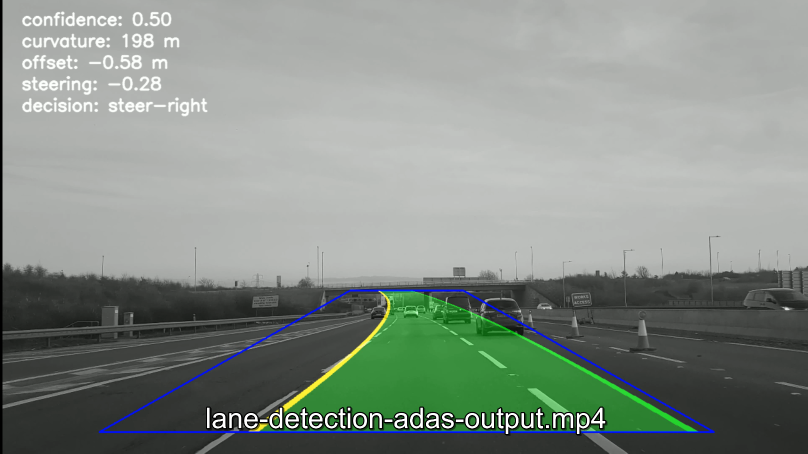
#> input picture adas.png, 1616 x 907 px, given in place of lane-detection-input.mp4, which was not available (shown at 1/2 size)
$ python lane_detection_adas.py   (older library calls are emulated)
#> lines starting #> are read from the running program, lines starting #| are printed output that depends on the picture; after the words box and inside, x2 and y2 are one past the last pixel; in counts of white or black regions, pixels touching at a corner belong together; pictures that were not available may be replaced by others from this repository, and a replacement may not be noted

from __future__ import annotations

import cv2
import numpy as np
from dataclasses import dataclass
from typing import Optional, Tuple


@dataclass
class FitResult:
    left_fit: Optional[np.ndarray]
    right_fit: Optional[np.ndarray]
    left_pixels: int
    right_pixels: int
    used_sliding_windows: bool


class ADASLaneDetector:
    def __init__(
        self,
        process_width: int = 1280,
        smoothing: float = 0.2,
        expected_lane_width_m: float = 3.7,
    ) -> None:
        self.process_width = process_width
        self.smoothing = smoothing
        self.expected_lane_width_m = expected_lane_width_m

        self.left_fit: Optional[np.ndarray] = None
        self.right_fit: Optional[np.ndarray] = None
        self.prev_left_fit: Optional[np.ndarray] = None
        self.prev_right_fit: Optional[np.ndarray] = None

        self.last_confidence: float = 0.0
        self.last_lane_width_px: Optional[float] = None
        self.last_offset_m: float = 0.0
        self.last_steering: float = 0.0

        self.ym_per_pix = 30.0 / 720.0

    def resize_frame(self, frame: np.ndarray) -> Tuple[np.ndarray, float]:
        height, width = frame.shape[:2]
        scale = self.process_width / float(width)
        resized = cv2.resize(
            frame,
            (self.process_width, int(height * scale)),
            interpolation=cv2.INTER_LINEAR,
        )
        return resized, scale

    def threshold_lane_pixels(self, frame: np.ndarray) -> np.ndarray:
        hls = cv2.cvtColor(frame, cv2.COLOR_BGR2HLS)
        lab = cv2.cvtColor(frame, cv2.COLOR_BGR2Lab)
        gray = cv2.cvtColor(frame, cv2.COLOR_BGR2GRAY)

        l_channel = hls[:, :, 1]
        s_channel = hls[:, :, 2]
        b_channel = lab[:, :, 2]

        clahe = cv2.createCLAHE(clipLimit=2.0, tileGridSize=(8, 8))
        gray = clahe.apply(gray)
        l_channel = clahe.apply(l_channel)

        white_mask = cv2.inRange(l_channel, 180, 255)
        yellow_mask = cv2.inRange(b_channel, 155, 255)
        saturation_mask = cv2.inRange(s_channel, 60, 255)

        sobel_x = cv2.Sobel(gray, cv2.CV_64F, 1, 0, ksize=3)
        abs_sobel_x = np.absolute(sobel_x)
        if abs_sobel_x.max() > 0:
            scaled = np.uint8(255 * abs_sobel_x / abs_sobel_x.max())
        else:
            scaled = np.zeros_like(gray)

        gradient_mask = cv2.inRange(scaled, 25, 255)

        combined = np.zeros_like(gray)
        combined[
            (white_mask > 0)
            | ((yellow_mask > 0) & (saturation_mask > 0))
            | (gradient_mask > 0)
        ] = 255

        kernel = np.ones((5, 5), np.uint8)
        combined = cv2.morphologyEx(combined, cv2.MORPH_CLOSE, kernel, iterations=1)
        combined = cv2.morphologyEx(combined, cv2.MORPH_OPEN, kernel, iterations=1)
        return combined

    def get_roi_and_warp(
        self,
        width: int,
        height: int,
    ) -> Tuple[np.ndarray, np.ndarray, np.ndarray]:
        src = np.float32(
            [
                [width * 0.43, height * 0.64],
                [width * 0.57, height * 0.64],
                [width * 0.88, height * 0.95],
                [width * 0.12, height * 0.95],
            ]
        )

        dst = np.float32(
            [
                [width * 0.30, 0],
                [width * 0.70, 0],
                [width * 0.70, height],
                [width * 0.30, height],
            ]
        )

        matrix = cv2.getPerspectiveTransform(src, dst)
        inverse = cv2.getPerspectiveTransform(dst, src)
        return src, matrix, inverse

    def apply_roi(self, binary: np.ndarray, polygon: np.ndarray) -> np.ndarray:
        mask = np.zeros_like(binary)
        cv2.fillPoly(mask, [polygon.astype(np.int32)], 255)
        return cv2.bitwise_and(binary, mask)

    def warp_binary(
        self,
        binary: np.ndarray,
        matrix: np.ndarray,
        size: Tuple[int, int],
    ) -> np.ndarray:
        return cv2.warpPerspective(binary, matrix, size, flags=cv2.INTER_LINEAR)

    def fit_polynomial_sliding_windows(self, binary_warped: np.ndarray) -> FitResult:
        height, width = binary_warped.shape
        histogram = np.sum(binary_warped[height // 2 :, :], axis=0)
        midpoint = width // 2

        leftx_base = int(np.argmax(histogram[:midpoint]))
        rightx_base = int(np.argmax(histogram[midpoint:]) + midpoint)

        nwindows = 9
        margin = int(width * 0.08)
        minpix = 50
        window_height = height // nwindows

        nonzero = binary_warped.nonzero()
        nonzeroy = np.array(nonzero[0])
        nonzerox = np.array(nonzero[1])

        leftx_current = leftx_base
        rightx_current = rightx_base
        left_lane_inds = []
        right_lane_inds = []

        for window in range(nwindows):
            win_y_low = height - (window + 1) * window_height
            win_y_high = height - window * window_height

            win_xleft_low = leftx_current - margin
            win_xleft_high = leftx_current + margin
            win_xright_low = rightx_current - margin
            win_xright_high = rightx_current + margin

            good_left_inds = (
                (nonzeroy >= win_y_low)
                & (nonzeroy < win_y_high)
                & (nonzerox >= win_xleft_low)
                & (nonzerox < win_xleft_high)
            ).nonzero()[0]

            good_right_inds = (
                (nonzeroy >= win_y_low)
                & (nonzeroy < win_y_high)
                & (nonzerox >= win_xright_low)
                & (nonzerox < win_xright_high)
            ).nonzero()[0]

            left_lane_inds.append(good_left_inds)
            right_lane_inds.append(good_right_inds)

            if len(good_left_inds) > minpix:
                leftx_current = int(np.mean(nonzerox[good_left_inds]))
            if len(good_right_inds) > minpix:
                rightx_current = int(np.mean(nonzerox[good_right_inds]))

        left_lane_inds = (
            np.concatenate(left_lane_inds)
            if left_lane_inds
            else np.array([], dtype=np.int64)
        )
        right_lane_inds = (
            np.concatenate(right_lane_inds)
            if right_lane_inds
            else np.array([], dtype=np.int64)
        )

        leftx = nonzerox[left_lane_inds]
        lefty = nonzeroy[left_lane_inds]
        rightx = nonzerox[right_lane_inds]
        righty = nonzeroy[right_lane_inds]

        left_fit = np.polyfit(lefty, leftx, 2) if len(leftx) > 400 else None
        right_fit = np.polyfit(righty, rightx, 2) if len(rightx) > 400 else None

        return FitResult(left_fit, right_fit, len(leftx), len(rightx), True)

    # [79 lines left out: functions fit_polynomial_search_around, estimate_lane_width_px, not called in this run]

    def repair_missing_lane(
        self,
        left_fit: Optional[np.ndarray],
        right_fit: Optional[np.ndarray],
    ) -> Tuple[Optional[np.ndarray], Optional[np.ndarray]]:
        lane_width_px = self.last_lane_width_px or 700.0

        if left_fit is None and right_fit is not None:
            left_fit = right_fit.copy()
            left_fit[2] -= lane_width_px
        elif right_fit is None and left_fit is not None:
            right_fit = left_fit.copy()
            right_fit[2] += lane_width_px

        return left_fit, right_fit

    def sanity_check(
        self,
        left_fit: Optional[np.ndarray],
        right_fit: Optional[np.ndarray],
        height: int,
        width: int,
    ) -> Tuple[bool, float]:
        if left_fit is None or right_fit is None:
            return False, 0.2

        y_bottom = height - 1
        y_top = int(height * 0.6)

        left_bottom = float(np.polyval(left_fit, y_bottom))
        right_bottom = float(np.polyval(right_fit, y_bottom))
        left_top = float(np.polyval(left_fit, y_top))
        right_top = float(np.polyval(right_fit, y_top))

        lane_width_bottom = right_bottom - left_bottom
        lane_width_top = right_top - left_top

        width_ok = (width * 0.22) < lane_width_bottom < (width * 0.55)
        parallel_ok = abs(lane_width_bottom - lane_width_top) < (width * 0.12)
        order_ok = left_bottom < right_bottom and left_top < right_top

        confidence = 0.0
        confidence += 0.4 if width_ok else 0.0
        confidence += 0.3 if parallel_ok else 0.0
        confidence += 0.3 if order_ok else 0.0
        return width_ok and parallel_ok and order_ok, confidence

    # [88 lines left out: functions smooth_fit, compute_curvature_and_offset, compute_heading_error, make_decision, not called in this run]

    def draw_overlay(
        self,
        frame: np.ndarray,
        left_fit: Optional[np.ndarray],
        right_fit: Optional[np.ndarray],
        inverse: np.ndarray,
        confidence: float,
        curvature_m: Optional[float],
        offset_m: float,
        steering: float,
        decision: str,
        roi_src: np.ndarray,
    ) -> np.ndarray:
        output = frame.copy()
        height, width = frame.shape[:2]

        cv2.polylines(output, [roi_src.astype(np.int32)], True, (255, 0, 0), 2)

        if left_fit is not None and right_fit is not None:
            ploty = np.linspace(0, height - 1, height)
            leftx = left_fit[0] * ploty ** 2 + left_fit[1] * ploty + left_fit[2]
            rightx = right_fit[0] * ploty ** 2 + right_fit[1] * ploty + right_fit[2]

            lane_img = np.zeros_like(frame)
            left_pts = np.array([np.transpose(np.vstack([leftx, ploty]))], dtype=np.int32)
            right_pts = np.array([np.flipud(np.transpose(np.vstack([rightx, ploty])))], dtype=np.int32)
            lane_pts = np.hstack((left_pts, right_pts))

            cv2.fillPoly(lane_img, lane_pts, (0, 120, 0))
            cv2.polylines(lane_img, left_pts, False, (0, 255, 255), 8)
            cv2.polylines(lane_img, np.array([np.flipud(right_pts[0])]), False, (0, 255, 0), 8)

            unwarped = cv2.warpPerspective(lane_img, inverse, (width, height))
            output = cv2.addWeighted(output, 1.0, unwarped, 0.75, 0)

        rows = [
            f"confidence: {confidence:.2f}",
            f"offset: {offset_m:+.2f} m",
            f"steering: {steering:+.2f}",
            f"decision: {decision}",
        ]
        if curvature_m is not None:
            rows.insert(1, f"curvature: {curvature_m:.0f} m")

        y = 40
        for row in rows:
            cv2.putText(
                output,
                row,
                (30, y),
                cv2.FONT_HERSHEY_SIMPLEX,
                0.9,
                (255, 255, 255),
                2,
                cv2.LINE_AA,
            )
            y += 34

        return output

    def process_frame(self, frame: np.ndarray) -> np.ndarray:
        resized, _ = self.resize_frame(frame)
        height, width = resized.shape[:2]

        binary = self.threshold_lane_pixels(resized)
        roi_src, matrix, inverse = self.get_roi_and_warp(width, height)
        binary_roi = self.apply_roi(binary, roi_src)
        binary_warped = self.warp_binary(binary_roi, matrix, (width, height))

        if self.last_confidence >= 0.45:
            fit_result = self.fit_polynomial_search_around(binary_warped)
        else:
            fit_result = self.fit_polynomial_sliding_windows(binary_warped)

        candidate_left = fit_result.left_fit
        candidate_right = fit_result.right_fit
        candidate_left, candidate_right = self.repair_missing_lane(
            candidate_left,
            candidate_right,
        )

        is_valid, geometry_conf = self.sanity_check(
            candidate_left,
            candidate_right,
            height,
            width,
        )
        pixel_conf = min(1.0, (fit_result.left_pixels + fit_result.right_pixels) / 6000.0)
        confidence = 0.55 * geometry_conf + 0.45 * pixel_conf

        if is_valid:
            self.left_fit = self.smooth_fit(self.left_fit, candidate_left)
            self.right_fit = self.smooth_fit(self.right_fit, candidate_right)
            self.prev_left_fit = self.left_fit
            self.prev_right_fit = self.right_fit
            self.estimate_lane_width_px(self.left_fit, self.right_fit, height - 1)
        else:
            self.left_fit = self.prev_left_fit
            self.right_fit = self.prev_right_fit
            confidence *= 0.6

        self.last_confidence = confidence

        curvature_m: Optional[float] = None
        offset_m = self.last_offset_m
        steering = 0.0
        decision = "hold/low-confidence"

        if self.left_fit is not None and self.right_fit is not None:
            curvature_m, offset_m = self.compute_curvature_and_offset(
                self.left_fit,
                self.right_fit,
                height,
                width,
            )
            heading_error = self.compute_heading_error(
                self.left_fit,
                self.right_fit,
                height,
            )
            steering, decision = self.make_decision(offset_m, heading_error, confidence)
            self.last_offset_m = offset_m
            self.last_steering = steering

        output = self.draw_overlay(
            resized,
            self.left_fit,
            self.right_fit,
            inverse,
            confidence,
            curvature_m,
            offset_m,
            steering,
            decision,
            roi_src,
        )

        return cv2.resize(
            output,
            (frame.shape[1], frame.shape[0]),
            interpolation=cv2.INTER_LINEAR,
        )


def process_video(
    input_path: str,
    output_path: Optional[str] = None,
    display: bool = True,
) -> None:
#> called with input_path = 'lane-detection-input.mp4', output_path = 'lane-detection-adas-output.mp4', display = True
    cap = cv2.VideoCapture(input_path)
    if not cap.isOpened():
        raise FileNotFoundError(f"Could not open video: {input_path}")

    fps = cap.get(cv2.CAP_PROP_FPS) or 30.0
    width = int(cap.get(cv2.CAP_PROP_FRAME_WIDTH))
    height = int(cap.get(cv2.CAP_PROP_FRAME_HEIGHT))

    writer = None
    if output_path:
        fourcc = cv2.VideoWriter_fourcc(*"mp4v")
        writer = cv2.VideoWriter(output_path, fourcc, fps, (width, height))

    detector = ADASLaneDetector(process_width=1280, smoothing=0.20)

    while True:
        ok, frame = cap.read()
#> frame is the input picture: shape (907, 1616, 3); mean B, G, R 135, 142.6, 133.6
        if not ok:
            break

        result = detector.process_frame(frame)
#> in threshold_lane_pixels, `white_mask = cv2.inRange(l_channel, 180, 255)`:
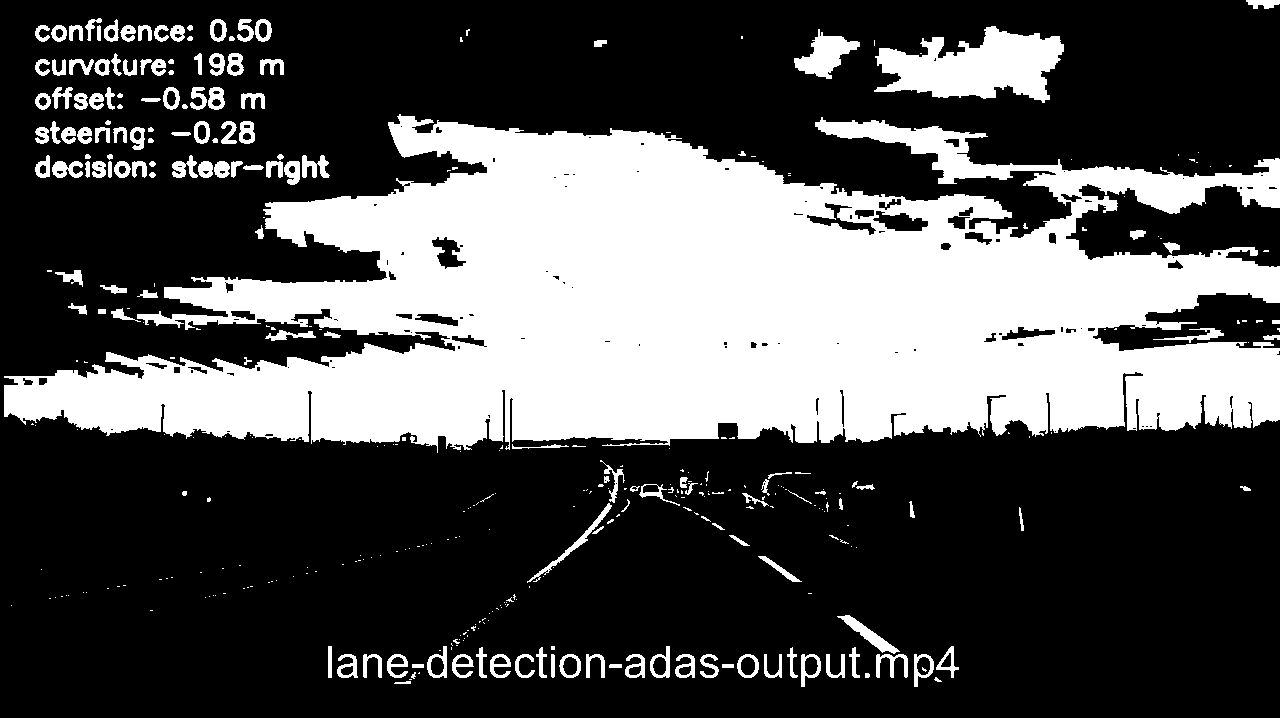
#> white_mask: shape (718, 1280); 31.9% white; 381 white regions (221 under 20 px), largest, box (x1, y1, x2, y2) and area: (4, 114, 1280, 453) 259522, (874, 26, 1064, 103) 8811, (794, 29, 860, 79) 1537
#> in warp_binary, `return cv2.warpPerspective(binary, matrix, size, flags=cv2.INTER_LINEAR)`:
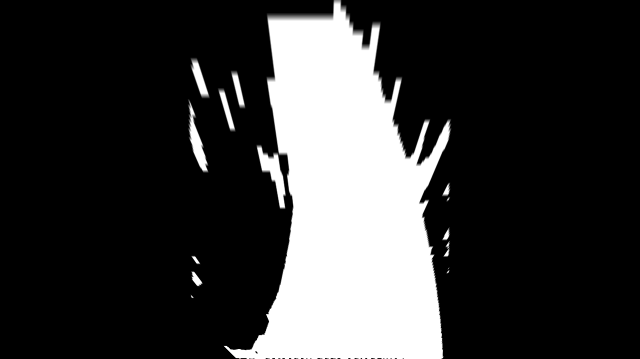
#> returned value: shape (718, 1280) (shown at 1/2 size); min 0, max 255, mean 54.8
#> in fit_polynomial_sliding_windows, `histogram = np.sum(binary_warped[height // 2 :, :], axis=0)`: histogram = 1280 values, max 91545 at index 597, min 0 at index 0, mean 22513
#> in fit_polynomial_sliding_windows, `leftx_base = int(np.argmax(histogram[:midpoint]))`: leftx_base = 597
#> in fit_polynomial_sliding_windows, `rightx_base = int(np.argmax(histogram[midpoint:]) + midpoint)`: rightx_base = 645
#> in fit_polynomial_sliding_windows, `nonzero = binary_warped.nonzero()`: nonzero = 204973 positions, rows 0 to 717, columns 374 to 903
#> in fit_polynomial_sliding_windows, `leftx_current = leftx_base`: leftx_current = 597
#> in fit_polynomial_sliding_windows, `rightx_current = rightx_base`: rightx_current = 645
#> the loop in fit_polynomial_sliding_windows, `for window in range(nwindows):` made 9 passes
#> (win_xleft_low, win_xleft_high, win_xright_low, win_xright_high, leftx_current, rightx_current) on passes 1 to 4: (495, 699, 543, 747, 605, 644), (503, 707, 542, 746, 626, 647), (524, 728, 545, 749, 648, 658), (546, 750, 556, 760, 663, 668)
#> after the loop in fit_polynomial_sliding_windows, `for window in range(nwindows):`: left_lane_inds = 9 items
#> in fit_polynomial_sliding_windows, `left_fit = np.polyfit(lefty, leftx, 2) if len(leftx) > 400 else None`: left_fit = [-0.000419, 0.243, 634.5]
#> in fit_polynomial_sliding_windows, `right_fit = np.polyfit(righty, rightx, 2) if len(rightx) > 400 else None`: right_fit = [-0.000258, 0.172, 642.1]
#> in process_frame, `candidate_left = fit_result.left_fit`: candidate_left = [-0.000419, 0.243, 634.5]
#> in process_frame, `candidate_right = fit_result.right_fit`: candidate_right = [-0.000258, 0.172, 642.1]
#> in sanity_check, `left_bottom = float(np.polyval(left_fit, y_bottom))`: left_bottom = 593.4
#> in sanity_check, `right_bottom = float(np.polyval(right_fit, y_bottom))`: right_bottom = 633.1
#> in sanity_check, `left_top = float(np.polyval(left_fit, y_top))`: left_top = 661.6
#> in sanity_check, `right_top = float(np.polyval(right_fit, y_top))`: right_top = 668.5
#> in sanity_check, `lane_width_bottom = right_bottom - left_bottom`: lane_width_bottom = 39.7
#> in sanity_check, `lane_width_top = right_top - left_top`: lane_width_top = 6.9
#> in sanity_check, `width_ok = (width * 0.22) < lane_width_bottom < (width * 0.55)`: width_ok = False
#> in sanity_check, `parallel_ok = abs(lane_width_bottom - lane_width_top) < (width * 0.12)`: parallel_ok = True
#> in sanity_check, `confidence += 0.4 if width_ok else 0.0`: confidence = 0
#> in sanity_check, `confidence += 0.3 if parallel_ok else 0.0`: confidence = 0.3
#> in sanity_check, `confidence += 0.3 if order_ok else 0.0`: confidence = 0.6
#> in process_frame, `is_valid, geometry_conf = self.sanity_check( candidate_left, candidate..`: is_valid = False; geometry_conf = 0.6
#> in process_frame, `pixel_conf = min(1.0, (fit_result.left_pixels + fit_result.right_pixel..`: pixel_conf = 1
#> in process_frame, `confidence = 0.55 * geometry_conf + 0.45 * pixel_conf`: confidence = 0.78
#> in process_frame, `confidence *= 0.6`: confidence = 0.468
#> in draw_overlay, `rows = [ f"confidence: {confidence:.2f}", f"offset: {offset_m:+.2f} m"..`: rows = ['confidence: 0.47', 'offset: +0.00 m', 'steering: +0.00', 'decision: hold/low-confidence']
#> the loop in draw_overlay, `for row in rows:` made 4 passes
#> (row, y) on passes 1 to 4: ('confidence: 0.47', 74), ('offset: +0.00 m', 108), ('steering: +0.00', 142), ('decision: hold/low-confidence', 176)
#> after the loop in draw_overlay, `for row in rows:`:
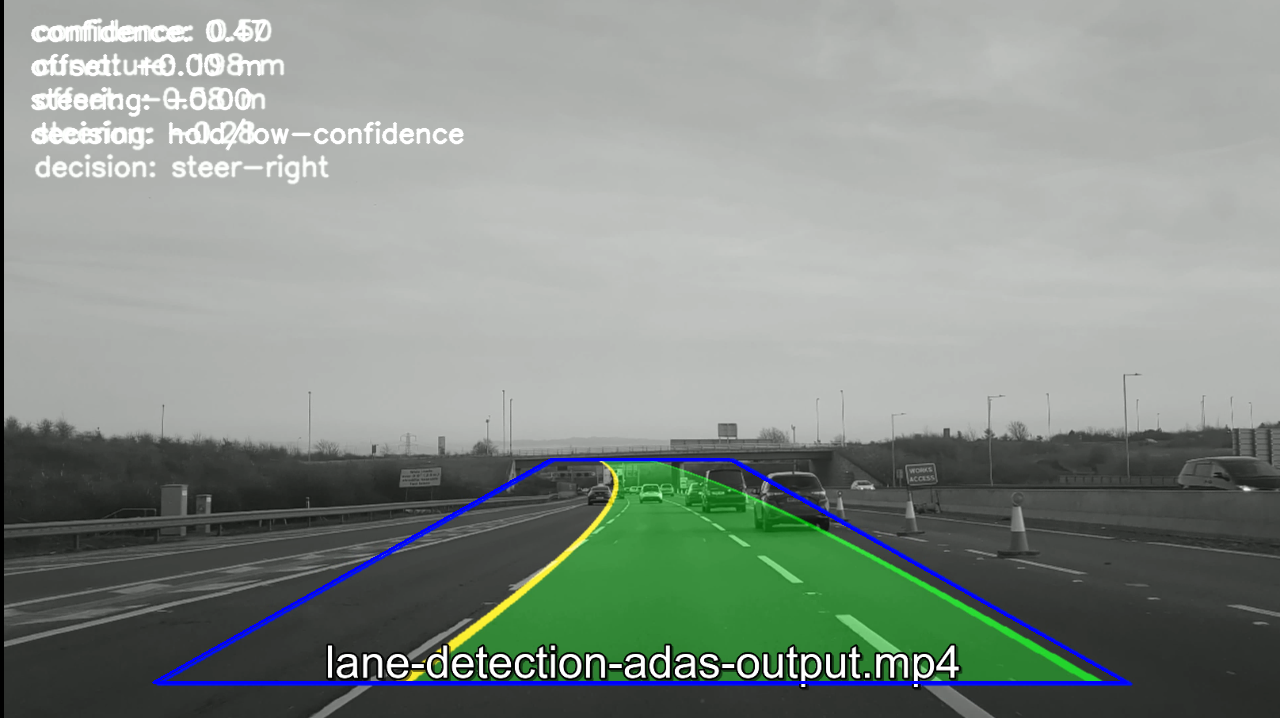
#> output: shape (718, 1280, 3); mean B, G, R 136.2, 142.7, 133.9
#> after the loop in draw_overlay, `for row in rows:`: y = 176

        if writer is not None:
            writer.write(result)

        if display:
            cv2.namedWindow("ADAS Lane Assist", cv2.WINDOW_NORMAL)
            cv2.imshow("ADAS Lane Assist", result)
            if cv2.waitKey(1) & 0xFF == ord("q"):
#> (key q is pressed here)
                break

    cap.release()
    if writer is not None:
        writer.release()
    cv2.destroyAllWindows()


if __name__ == "__main__":
    input_video = "lane-detection-input.mp4"
    output_video = "lane-detection-adas-output.mp4"
    process_video(input_video, output_path=output_video, display=True)
